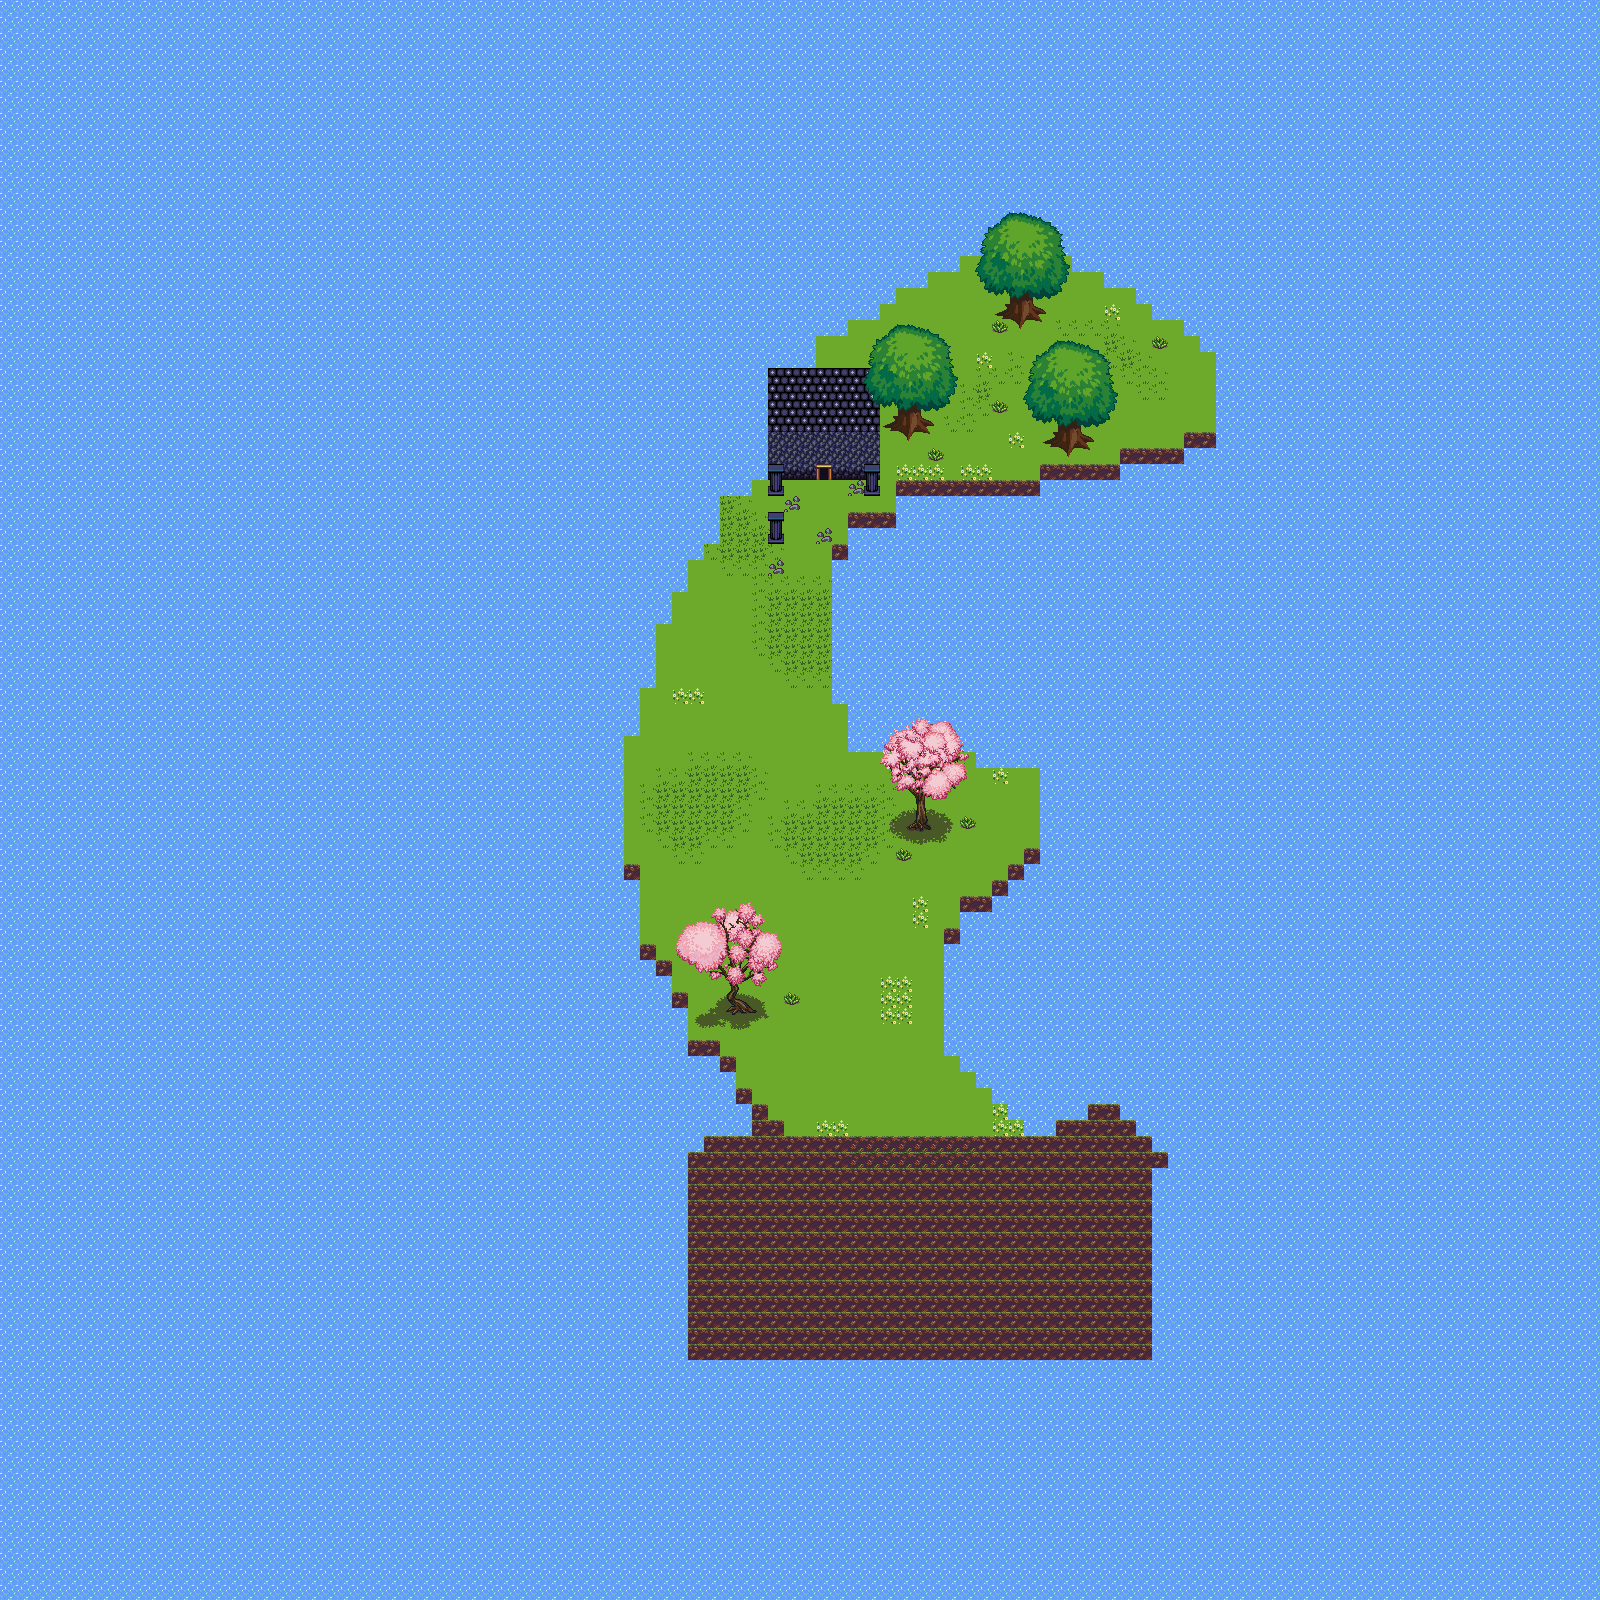

A level layout from a 2D game, rendered from its tile map. Below: a short description, then the map file with tile-grid data replaced by summaries:
An orthogonal 100x100 tile map with 16x16 px tiles, 3 tile layers (Tile Layer 1, Tile Layer 5, Float layer), 2 tilesets and 5 objects (2x Skeleton, Door, Slime).

<map version="1.0" orientation="orthogonal" renderorder="right-down" width="100" height="100" tilewidth="16" tileheight="16" nextobjectid="6">
 <tileset firstgid="1" name="basictiles" tilewidth="16" tileheight="16" tilecount="512" columns="8">
  <image source="../img/basictiles.png" width="128" height="1024" />
  <tile id="14">
   <properties>
    <property name="isSolid" type="bool" value="true" />
   </properties>
  </tile>
  <tile id="15">
   <properties>
    <property name="isSolid" type="bool" value="true" />
   </properties>
  </tile>
  <tile id="23">
   <properties>
    <property name="isSolid" type="bool" value="true" />
   </properties>
  </tile>
  <tile id="29">
   <properties>
    <property name="isSolid" type="bool" value="true" />
   </properties>
  </tile>
  <tile id="86">
   <properties>
    <property name="isSolid" type="bool" value="true" />
   </properties>
  </tile>
  <tile id="87">
   <properties>
    <property name="isSolid" type="bool" value="true" />
   </properties>
  </tile>
  <tile id="99">
   <properties>
    <property name="isSolid" type="bool" value="true" />
   </properties>
  </tile>
  <tile id="162">
   <properties>
    <property name="isSolid" type="bool" value="true" />
   </properties>
  </tile>
  <tile id="169">
   <properties>
    <property name="isSolid" type="bool" value="true" />
   </properties>
  </tile>
  <tile id="170">
   <properties>
    <property name="isSolid" type="bool" value="true" />
   </properties>
  </tile>
  <tile id="171">
   <properties>
    <property name="isSolid" type="bool" value="true" />
   </properties>
  </tile>
  <tile id="236">
   <properties>
    <property name="isSolid" type="bool" value="true" />
   </properties>
  </tile>
  <tile id="237">
   <properties>
    <property name="isSolid" type="bool" value="true" />
   </properties>
  </tile>
  <tile id="244">
   <properties>
    <property name="isSolid" type="bool" value="true" />
   </properties>
  </tile>
  <tile id="245">
   <properties>
    <property name="isSolid" type="bool" value="true" />
   </properties>
  </tile>
  <tile id="264">
   <properties>
    <property name="isSolid" type="bool" value="true" />
   </properties>
  </tile>
  <tile id="265">
   <properties>
    <property name="isSolid" type="bool" value="true" />
   </properties>
  </tile>
  <tile id="266">
   <properties>
    <property name="isSolid" type="bool" value="true" />
   </properties>
  </tile>
  <tile id="267">
   <properties>
    <property name="isSolid" type="bool" value="true" />
   </properties>
  </tile>
  <tile id="272">
   <properties>
    <property name="isSolid" type="bool" value="true" />
   </properties>
  </tile>
  <tile id="273">
   <properties>
    <property name="isSolid" type="bool" value="true" />
   </properties>
  </tile>
  <tile id="274">
   <properties>
    <property name="isSolid" type="bool" value="true" />
   </properties>
  </tile>
  <tile id="275">
   <properties>
    <property name="isSolid" type="bool" value="true" />
   </properties>
  </tile>
  <tile id="331">
   <properties>
    <property name="isSolid" type="bool" value="true" />
   </properties>
  </tile>
  <tile id="332">
   <properties>
    <property name="isSolid" type="bool" value="true" />
   </properties>
  </tile>
  <tile id="333">
   <properties>
    <property name="isSolid" type="bool" value="true" />
   </properties>
  </tile>
  <tile id="334">
   <properties>
    <property name="isSolid" type="bool" value="true" />
   </properties>
  </tile>
 </tileset>
 <tileset firstgid="513" name="spawnertiles" tilewidth="16" tileheight="16" tilecount="12" columns="3">
  <image source="../img/dead.png" width="48" height="64" />
 </tileset>
 <layer name="Tile Layer 1" width="100" height="100">
  <data>[10000 cells, 10000 non-empty, 11 distinct tile ids]</data>
 </layer>
 <layer name="Tile Layer 5" width="100" height="100">
  <data>[10000 cells, 105 non-empty, 70 distinct tile ids]</data>
 </layer>
 <objectgroup name="Object Layer 1">
  <object id="1" gid="83" x="905.5" y="1150.5" width="16" height="16">
   <properties>
    <property name="onCollide">scene.player.setPosition(7*16, 6*16);
scene.loadMap("testMap2");</property>
   </properties>
  </object>
  <object id="2" name="Door" gid="98" x="815.5" y="484.5" width="16" height="16">
   <properties>
    <property name="onCollide">scene.player.setPosition(8*16, 13*16);
scene.loadMap("dungeon-fountain");</property>
   </properties>
  </object>
  <object id="3" name="Slime" type="Slime" gid="520" x="783" y="913" width="16" height="16" />
  <object id="4" name="Skeleton" type="Skeleton" gid="519" x="928" y="880" width="16" height="16" />
  <object id="5" name="Skeleton" type="Skeleton" gid="519" x="658" y="864" width="16" height="16" />
 </objectgroup>
 <layer name="Float layer" width="100" height="100">
  <properties>
   <property name="abovePlayer" type="bool" value="true" />
  </properties>
  <data>[10000 cells, 206 non-empty, 122 distinct tile ids]</data>
 </layer>
</map>
